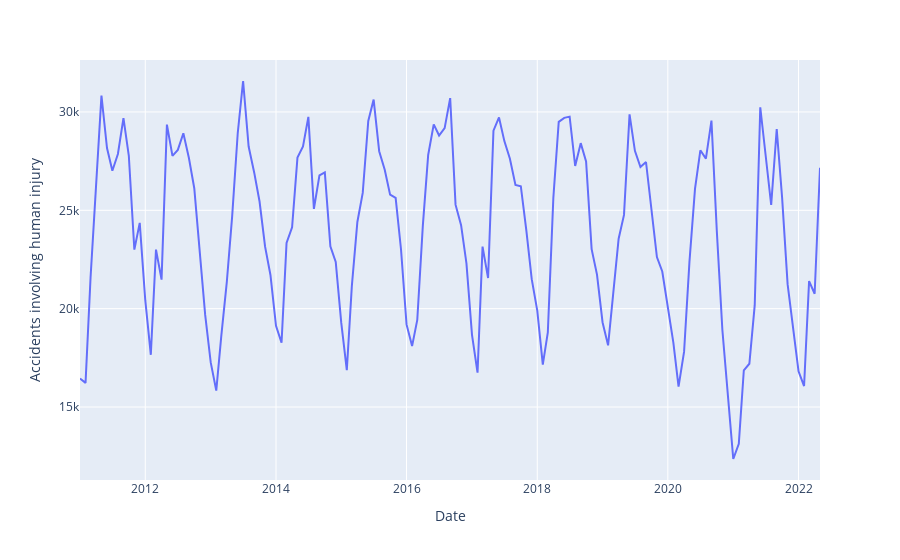

Source (notebook cell):
### Markdown cell above
# Chapter 1: Analyse Road Safety Data
* Highlight seasonal trends

### Code cell
df = df_road_safety_germany
fig = px.line(df, x= df_road_safety_germany.index, y= "Accidents involving human injury")
fig.show()

### Figure 1 — Plotly figure (JSON) as saved in the notebook; plotly's stock layout.template omitted (floating-point values rounded to 4 significant figures; data arrays with more than 128 entries replaced by an {"elided": "..."} marker saying what was removed)
{"data": [{"hovertemplate": "Date=%{x}<br>Accidents involving human injury=%{y}<extra></extra>", "legendgroup": "", "line": {"color": "#636efa", "dash": "solid"}, "marker": {"symbol": "circle"}, "mode": "lines", "name": "", "orientation": "v", "showlegend": false, "type": "scatter", "x": {"elided": "137 str values"}, "xaxis": "x", "y": {"elided": "137 int values"}, "yaxis": "y"}], "layout": {"legend": {"tracegroupgap": 0}, "margin": {"t": 60}, "xaxis": {"anchor": "y", "domain": [0, 1], "title": {"text": "Date"}}, "yaxis": {"anchor": "x", "domain": [0, 1], "title": {"text": "Accidents involving human injury"}}}}
